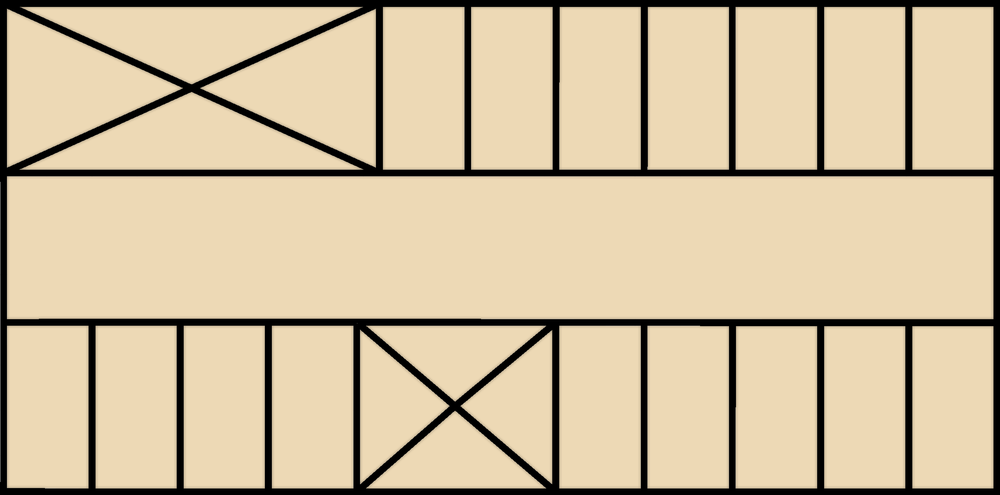
#> input picture navigation/layout.png, 1000 x 495 px, shrunk from 2314 x 1146 before the run, found by its file name
$ python visualize.py
#> lines starting #> are read from the running program, lines starting #| are printed output that depends on the picture; after the words box and inside, x2 and y2 are one past the last pixel; in counts of white or black regions, pixels touching at a corner belong together
import cv2
import numpy as np
import ast

# ---------- Load parking spot polygons ----------
def load_parking_spots(file_path):
    spots = []
    with open(file_path, "r") as f:
        for line in f:
            line = line.strip()
            if line:
                polygon = ast.literal_eval(line)
                spots.append(polygon)
    return spots

# ---------- Input ----------
blueprint_path = "navigation/layout.png"               # Your blueprint image
spots_file_path = "navigation/layout_polygons.txt"                  # Polygon coordinates
empty_spots = [0, 2, 4, 7]                     # Indexes of empty spots

# ---------- Load blueprint and polygons ----------
image = cv2.imread(blueprint_path)
#> image is the input picture: shape (495, 1000, 3); mean B, G, R 158.4, 189.8, 207.3
parking_spots = load_parking_spots(spots_file_path)
#> (reads navigation/layout_polygons.txt from the repository)

# ---------- Draw each spot ----------
for i, spot in enumerate(parking_spots):
    pts = np.array(spot, dtype=np.int32)
    is_empty = i in empty_spots
    color = (0, 255, 0) if is_empty else (0, 0, 255)  # Green or Red

    cv2.fillPoly(image, [pts], color)
    cx = int(np.mean([p[0] for p in spot]))
    cy = int(np.mean([p[1] for p in spot]))
    cv2.putText(image, str(i+1), (cx, cy), cv2.FONT_HERSHEY_SIMPLEX, 0.5, (255,255,255), 2)
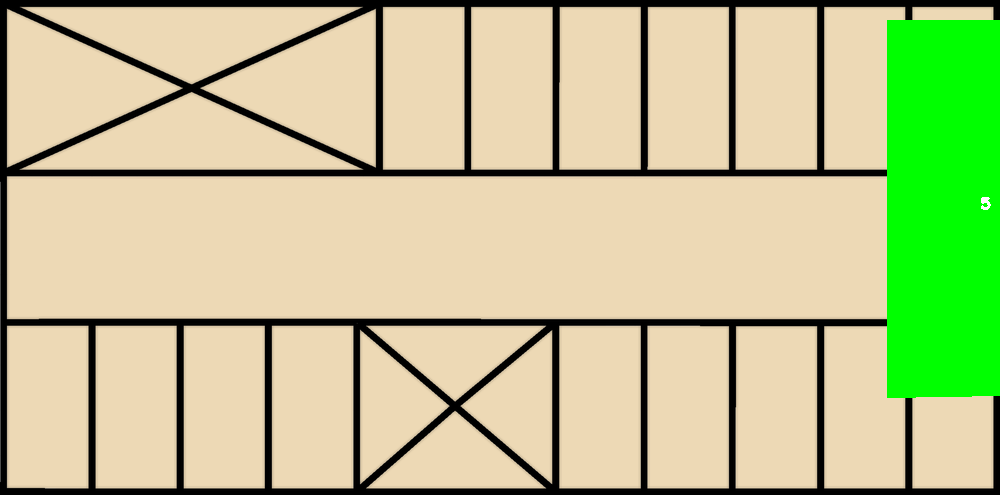
#> image: shape (495, 1000, 3); 8.61% of pixels changed, all inside (x1, y1, x2, y2) = (887, 20, 1000, 398)

# ---------- Show result ----------
cv2.imshow("Blueprint Parking Status", image)
cv2.waitKey(0)
cv2.destroyAllWindows()

# Optional: Save to file
# cv2.imwrite("annotated_blueprint.jpg", image)
